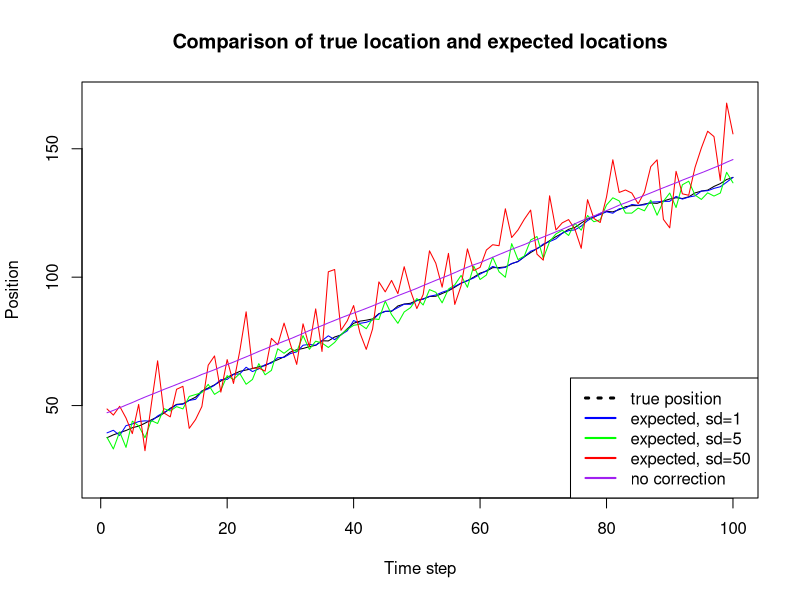
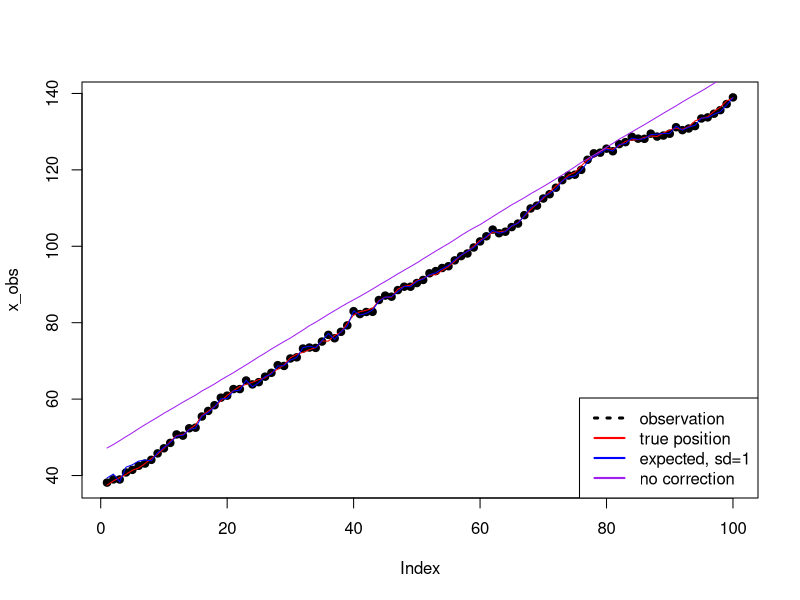
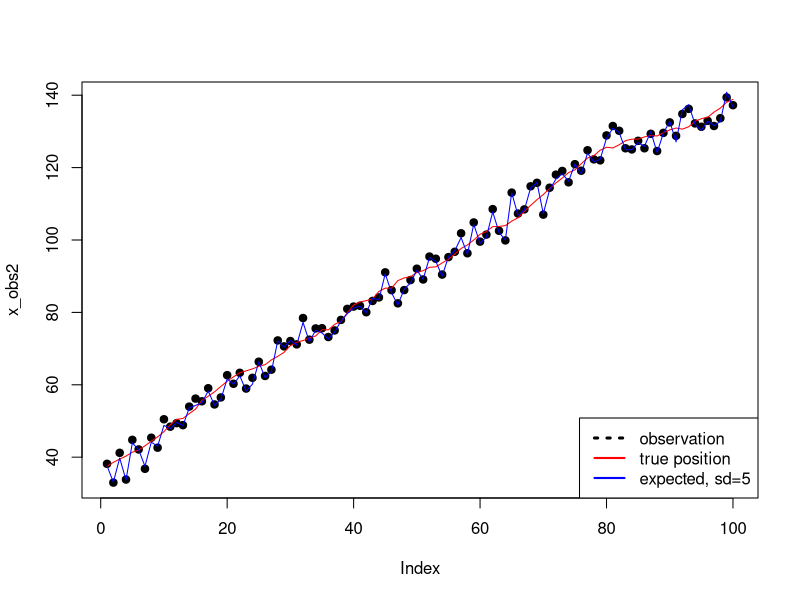
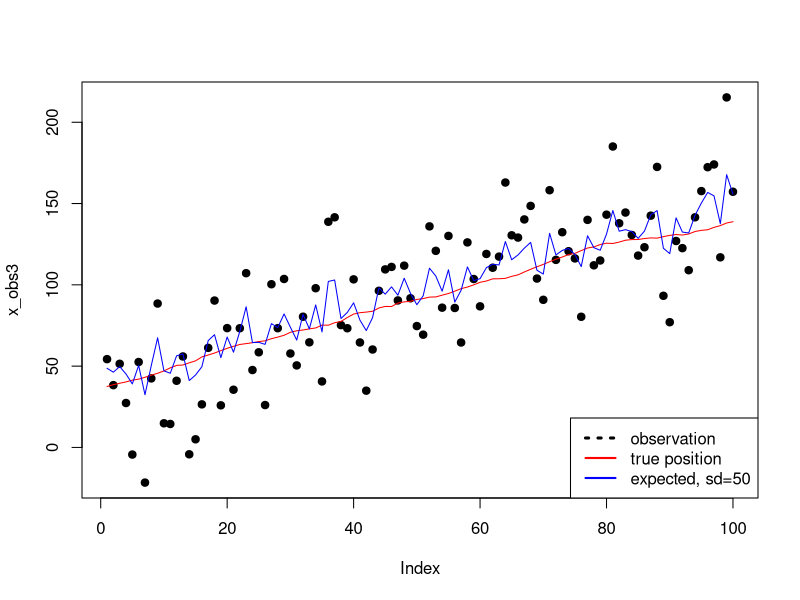

Here is the R script that generated these plots, in order:
# Advanced machine learning

#Lab 3


#1
set.seed(987654321)
timestep <- 100
num_particles <- 100

transition_model <- function(initial_model, timestep){
  z_current <- vector(length=timestep)
  z_current[1] <- initial_model # initial model
  for(i in 1:(timestep+1)){
   z_current[i+1] <- (rnorm(n=1, mean=z_current[i], sd=1) + rnorm(n=1, mean=z_current[i]+1, sd=1) +rnorm(n=1, mean=z_current[i]+2, sd=1))/3
  }
  z_current[2:(timestep+1)]
}

z_states <- transition_model(runif(1,0,100), timestep)

emission_prob <- function(z, sd){
  (rnorm(n=1, mean=z, sd=sd) + rnorm(n=1, mean=z-1, sd=sd) + rnorm(n=1, mean=z+1, sd=sd))/3
}

emission_model <- function(timestep, z_states, sd=1){
  x_current <- vector(length=timestep)
  for(i in 1:timestep){
    x_current[i]<- emission_prob(z=z_states[i], sd=sd)
      #(rnorm(n=1, mean=z_states[i], sd=sd) + rnorm(n=1, mean=z_states[i]-1, sd=sd) + rnorm(n=1, mean=z_states[i]+1, sd=sd))/3
  }
  #x_current <- apply(z_states, 2, function(z){emission_prob(z, sd)})
  x_current
}


x_obs <- emission_model(timestep, z_states)


particle_filter <- function(x_obs, z_states, num_particles, timestep, sd, correction=TRUE){
  Z_bar <- matrix(ncol=num_particles, nrow=timestep+1) #particles -prediction
  #initialization
  Z_bar[1,] <- runif(num_particles, 0, 100) #Z0
  Z <- matrix(ncol=num_particles, nrow=timestep) #particles -correction
  w <- matrix(ncol = num_particles, nrow=timestep) #importance weights
  for(i in 1:timestep){
    for(j in 1:num_particles){
      Z_bar[i+1,j] <- transition_model(Z_bar[i,j],1) #transition?
      w[i,j] <- dnorm(x_obs[i], Z_bar[i+1,j], sd) #emission model
    }
    if(correction){
      Z[i,] <- sample(Z_bar[i+1,], size=num_particles, replace = TRUE, prob=w[i,])
    }
  }
  return(list("Z_bar"=Z_bar[-1,], "Z"=Z))
}

particles1<-particle_filter(x_obs, z_states, num_particles, timestep, sd=1)
exp_location <- rowMeans(particles1$Z)


#2

#sd=5 in emission
x_obs2 <- emission_model(timestep, z_states, sd = 5)
particles2 <- particle_filter(x_obs2, z_states, num_particles, timestep, sd=5)
exp_location2 <- rowMeans(particles2$Z)

#sd=50 in emission
x_obs3 <- emission_model(timestep, z_states, sd = 50)
particles3 <- particle_filter(x_obs3, z_states, num_particles, timestep, sd=50)
exp_location3 <- rowMeans(particles3$Z)


#3

particles4 <- particle_filter(x_obs, z_states, num_particles, timestep, sd=1, correction = FALSE)
exp_location4 <- rowMeans(particles4$Z_bar)


### Comparison of Questions 1,2,3:

what_time <- c(1, timestep*0.25, 0.75*timestep, timestep)
comp_location <- matrix(ncol = length(what_time), nrow=5)
comp_location[1,]<-z_states[what_time]
comp_location[2,]<-exp_location[what_time]
comp_location[3,]<-exp_location2[what_time]
comp_location[4,]<-exp_location3[what_time]
comp_location[5,]<-exp_location4[what_time]
colnames(comp_location) <- what_time
rownames(comp_location) <- c("True", "exp1", "exp2", "exp3", "exp4")
comp_location

plot(z_states, type="l", ylab="Position", xlab="Time step", 
     main="Comparison of true location and expected locations", ylim = c(20,170))
lines(exp_location, col="blue")
lines(exp_location2, col="green")
lines(exp_location3, col="red")
lines(exp_location4, col="purple")
legend("bottomright",c("true position","expected, sd=1","expected, sd=5","expected, sd=50","no correction"),
       col = c("black","blue","green","red","purple"), lty = c(3, 1, 1, 1, 1, 1), lwd=c(3, rep(2,5)))

plot(x_obs, pch=19)
lines(z_states, col="red")
lines(exp_location, col="blue")
lines(exp_location4, col="purple")
legend("bottomright",c("observation","true position","expected, sd=1","no correction"),
       col = c("black","red","blue","purple"), lty = c(3, 1, 1, 1), lwd=c(3, 2, 2, 2))

plot(x_obs2, pch=19)
lines(z_states, col="red")
lines(exp_location2, col="blue")
legend("bottomright",c("observation","true position","expected, sd=5"),
       col = c("black","red","blue"), lty = c(3, 1, 1), lwd=c(3, 2, 2))

plot(x_obs3, pch=19)
lines(z_states, col="red")
lines(exp_location3, col="blue")
legend("bottomright",c("observation","true position","expected, sd=50"),
       col = c("black","red","blue"), lty = c(3, 1, 1), lwd=c(3, 2, 2))
